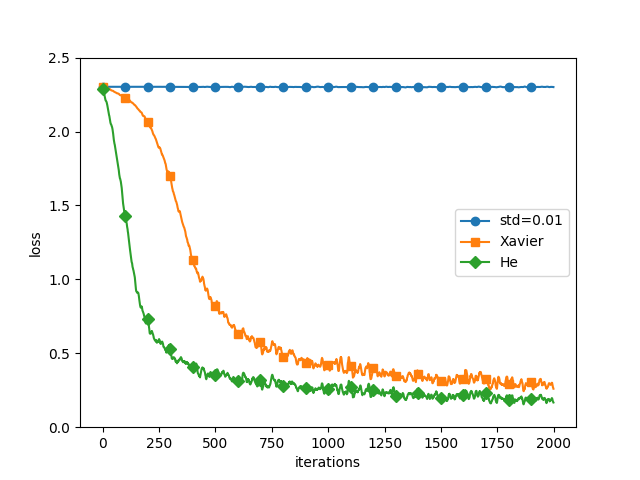

Write Python code to recreate this figure.
# coding: utf-8
import os
import sys

# sys.path.append(os.pardir)  # 親ディレクトリのファイルをインポートするための設定
sys.path.append(os.path.join(os.path.dirname(__file__), ".."))

import numpy as np
import matplotlib.pyplot as plt
from dataset.mnist import load_mnist
from common.util import smooth_curve
from common.multi_layer_net import MultiLayerNet
from common.optimizer import SGD


# 0:MNISTデータの読み込み==========
(x_train, t_train), (x_test, t_test) = load_mnist(normalize=True)

train_size = x_train.shape[0]
batch_size = 128
max_iterations = 2000


# 1:実験の設定==========
weight_init_types = {"std=0.01": 0.01, "Xavier": "sigmoid", "He": "relu"}
optimizer = SGD(lr=0.01)

networks = {}
train_loss = {}
for key, weight_type in weight_init_types.items():
    networks[key] = MultiLayerNet(
        input_size=784,
        hidden_size_list=[100, 100, 100, 100],
        output_size=10,
        weight_init_std=weight_type,
    )
    train_loss[key] = []


# 2:訓練の開始==========
for i in range(max_iterations):
    batch_mask = np.random.choice(train_size, batch_size)
    x_batch = x_train[batch_mask]
    t_batch = t_train[batch_mask]

    for key in weight_init_types.keys():
        grads = networks[key].gradient(x_batch, t_batch)
        optimizer.update(networks[key].params, grads)

        loss = networks[key].loss(x_batch, t_batch)
        train_loss[key].append(loss)

    if i % 100 == 0:
        print("===========" + "iteration:" + str(i) + "===========")
        for key in weight_init_types.keys():
            loss = networks[key].loss(x_batch, t_batch)
            print(key + ":" + str(loss))


# 3.グラフの描画==========
markers = {"std=0.01": "o", "Xavier": "s", "He": "D"}
x = np.arange(max_iterations)
for key in weight_init_types.keys():
    plt.plot(
        x, smooth_curve(train_loss[key]), marker=markers[key], markevery=100, label=key
    )
plt.xlabel("iterations")
plt.ylabel("loss")
plt.ylim(0, 2.5)
plt.legend()
# plt.show()
plt.savefig("ch06/weight_init_compare.png")
